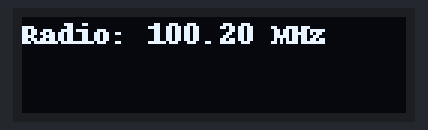
The program below on a simulated Raspberry Pi (BCM pin numbers). On the bench: 128×32 one-colour display. The clock reads 2024-03-15 10:24:30 at power-on unless the program sets it; library files of the repository ran but are not shown: SSD1306.py.

Above: at 0.2 s.

The program:

retroDash.py
```python
#!/bin/python3
import time
import math
import socket

#init display:
import SSD1306
from PIL import Image
from PIL import ImageFont
from PIL import ImageDraw

disp=SSD1306.SSD1306_128_32(rst=24) #TODO: remove RST is not used on HW
disp.begin()
disp.clear()
disp.display()

MENUE_NETWORK = 0
MENUE_RADIO   = 1
MENUE_BLUETOOTH_MAIN = 2
MENUE_BLUETOOTH_PAIR = 3

menue_selection = MENUE_RADIO

def printd(text, pos=(0,0)):
    image = Image.new('1', (disp.width, disp.height));
    font = ImageFont.load_default()
    draw = ImageDraw.Draw(image)
    draw.text(pos,text, font=font, fill=255)
    disp.image(image)
    disp.display()

def getOwnIp():
    s = socket.socket(socket.AF_INET, socket.SOCK_DGRAM)
    try:
        # doesn't even have to be reachable
        s.connect(('10.255.255.255', 1))
        ip = s.getsockname()[0]
    except:
        ip = '127.0.0.1'
    finally:
        s.close()
    return ip

while 1:
    if menue_selection ==  MENUE_NETWORK:
        disp.clear()
        printd("IP: %s" % (getOwnIp()))
    elif menue_selection == MENUE_RADIO:
        disp.clear()
        printd("Radio: %3.2f MHz" % (100.2))
    elif menue_selection == MENUE_BLUETOOTH_MAIN:
        disp.clear()
        printd("Bluetooth")
    elif menue_selection == MENUE_BLUETOOTH_PAIR:
        disp.clear()
        printd("Bluetooth Pairing...")
    time.sleep(0.2)
```
